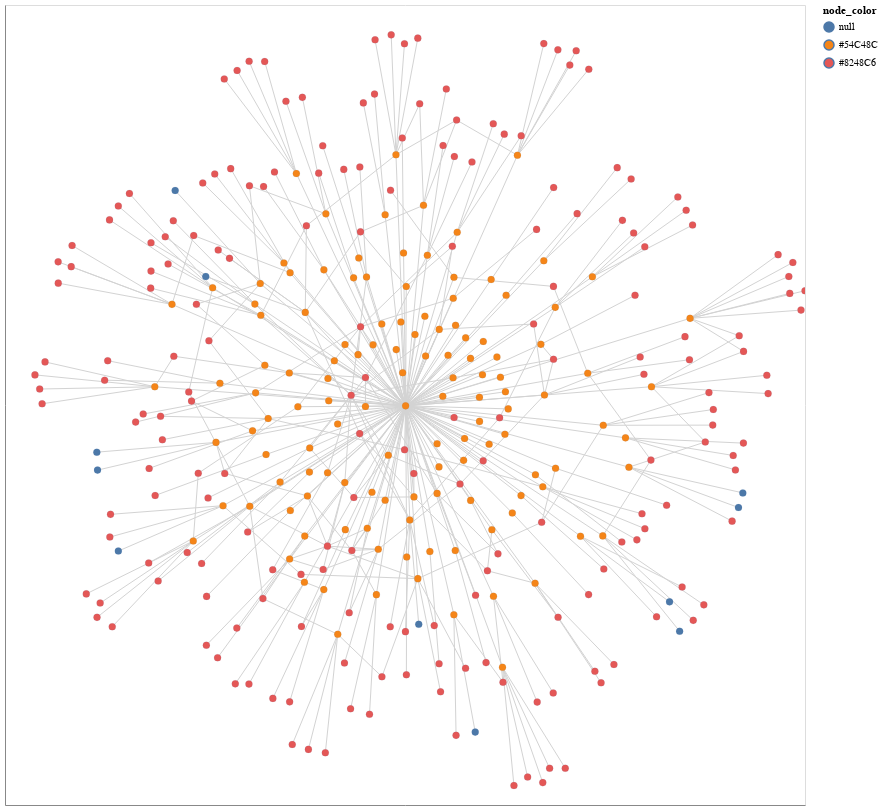

Notebook source saved alongside this figure:
### Code cell
# Generate a graph from the co-authors and their affiliations
G = nx.Graph()

for index, row in rf.iterrows():
    G.add_node(row['orcid'], name=row['full_name'], node_color='#54C48C', type='researcher')

for index, row in of2.iterrows():
    G.add_node(row['wikidata'], name=row['name'], node_color='#8248C6', type='organisation')

# Convert from and to for researcher relationships into ORCID IDs (to map the node labels)
def force_pid(n):
    n['from'] = n['from'].split('/')[-1]
    n['to'] = n['to'].split('/')[-1]
    return n

json = map(force_pid, r.json()[0]['relationships']['researcher-researcher'])
ef = pd.DataFrame(json, columns=['from', 'to'])

json = map(force_pid, r.json()[0]['relationships']['researcher-organisation'])
eo = pd.DataFrame(json, columns=['from', 'to'])

G.add_edges_from(ef.to_numpy())
G.add_edges_from(eo.to_numpy())
    
# Compute positions for viz.
pos = nx.spring_layout(G)

options = {
    "font_size": 12,
    "node_size": 50,
    "edge_color": "lightgray",
    "linewidths": 0.1,
    "width": 1
}

# Show information about the graph
print(nx.info(G))
print("Network density:", nx.density(G))

# export graph to a gephi file
nx.write_gexf(G, "affiliationss.gexf")

# Draw the graph using altair
viz = nxa.draw_networkx(G, pos=pos, node_tooltip='name', node_color='node_color', **options).properties(width=800, height=800)
viz.interactive()

### Figure 1 — Vega-Lite specification as saved in the notebook (floating-point values rounded to 4 significant figures; data arrays with more than 128 entries replaced by an {"elided": "..."} marker saying what was removed)
{"config": {"view": {"continuousWidth": 400, "continuousHeight": 300}}, "layer": [{"data": {"name": "data-85e17cb9b5b91c6e7d9d2d3e187170cd"}, "mark": {"type": "line", "color": "lightgray", "opacity": 1, "strokeWidth": 1}, "encoding": {"detail": {"type": "quantitative", "field": "edge"}, "x": {"type": "quantitative", "axis": {"grid": false, "labels": false, "ticks": false, "title": ""}, "field": "x"}, "y": {"type": "quantitative", "axis": {"grid": false, "labels": false, "ticks": false, "title": ""}, "field": "y"}}, "selection": {"selector001": {"type": "interval", "bind": "scales", "encodings": ["x", "y"]}}}, {"data": {"name": "data-5c7cdd6d5cd9999108caae13d42ed5ab"}, "mark": {"type": "point", "opacity": 1, "size": 50, "strokeWidth": 0.1}, "encoding": {"fill": {"type": "nominal", "field": "node_color"}, "tooltip": {"type": "nominal", "field": "name"}, "x": {"type": "quantitative", "axis": {"grid": false, "labels": false, "ticks": false}, "field": "x"}, "y": {"type": "quantitative", "axis": {"grid": false, "labels": false, "ticks": false}, "field": "y"}}}], "height": 800, "width": 800, "$schema": "https://vega.github.io/schema/vega-lite/v4.8.1.json", "datasets": {"data-85e17cb9b5b91c6e7d9d2d3e187170cd": {"elided": "834 records"}, "data-5c7cdd6d5cd9999108caae13d42ed5ab": {"elided": "333 records"}}}
